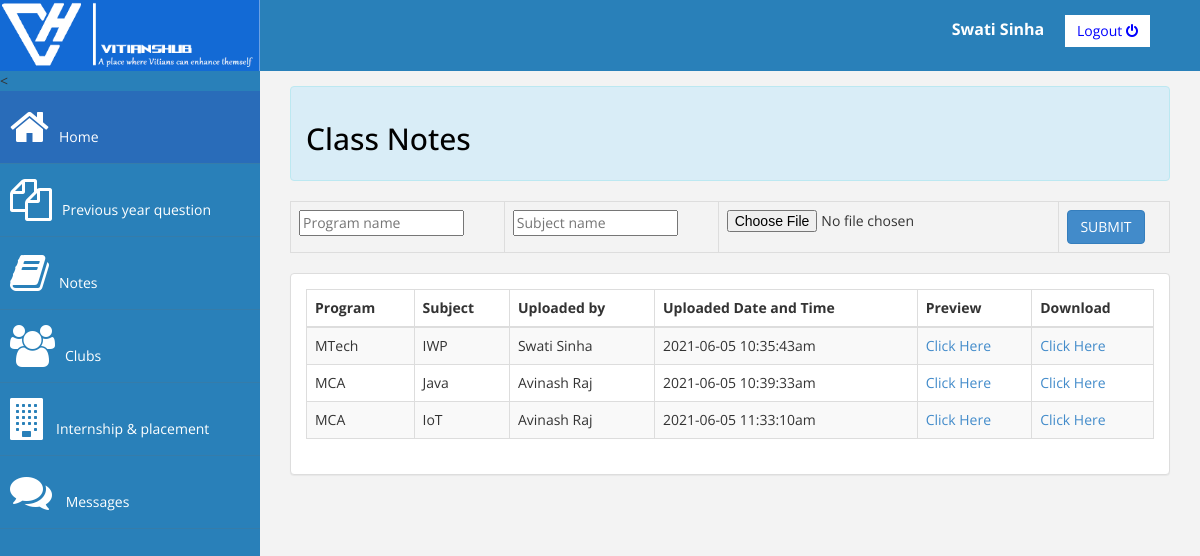
The page /notes.php (signed in) on the database its author committed.
### tables this page shows
CREATE TABLE `user` (
  `userid` int(11) NOT NULL,
  `username` varchar(50) NOT NULL,
  `name` varchar(20) NOT NULL,
  `password` varchar(25) NOT NULL
);

CREATE TABLE `notes` (
  `id` int(11) NOT NULL,
  `program` varchar(200) NOT NULL,
  `subject` varchar(200) NOT NULL,
  `owner` varchar(200) NOT NULL,
  `date` varchar(200) NOT NULL,
  `link` varchar(200) NOT NULL
);

### notes.php (the view, shortened to what this page needs)
<?php
   include('config.php');
   $uquery=mysqli_query($con,"SELECT * FROM `user` WHERE userid='".$_SESSION['userid']."'");
   $urow=mysqli_fetch_assoc($uquery);
   $query="select * from notes";
   $result=mysqli_query($con,$query);
   ?>
<!DOCTYPE html>
<html >
   <head>
      <link href="assets/css/bootstrap.css" rel="stylesheet" />
      <link rel="stylesheet" href="https://cdnjs.cloudflare.com/ajax/libs/font-awesome/4.7.0/css/font-awesome.min.css">
      <link href="assets/css/custom.css" rel="stylesheet" />
   </head>
   <body>
      <div id="wrapper">
         <img style="width: 260px; id="logo" src="assets/image/logo2.png" alt="logo"  />
         <div style="color: white;padding: 15px 50px 5px 50px; float: right; font-size: 16px;">
            <strong><?php echo $urow['name'];?></strong> &nbsp;&nbsp;&nbsp;
            <a href="logout.php" class="btn btn-danger square-btn-adjust">Logout
            <i class="fa fa-power-off fa-1x"></i>
            </a>
         </div>
         <nav class="navbar-default navbar-side" role="navigation">
            <div class="sidebar-collapse">
               <
               <ul class="nav" id="main-menu">
                  <li>
                     <a class="active-menu"  href="dashboard.php"><i class="fa fa-home fa-3x"></i>Home</a>
                  </li>
                  <li>
                     <a  href="questions_paper.php"><i class="fa fa-copy fa-3x"></i>Previous year question</a>
                  </li>
                  <li>
                     <a  href="notes.php"><i class="fa fa-book fa-3x"></i>Notes</a>
                  </li>
                  <li>
                     <a  href="club.php"><i class="fa fa-users fa-3x"></i>Clubs</a>
                  </li>
                  <li>
                     <a  href="placement.php"><i class="fa fa-building fa-3x"></i>Internship & placement</a>
                  </li>
                  <li  >
                     <a   href="messages.php"><i class="fa fa-comments fa-3x" ></i> Messages</a>
                  </li>
               </ul>
            </div>
         </nav>
         <div id="page-wrapper" >
            <div class="alert alert-info">
               <h2 style="color:black;">Class Notes</h2>
            </div>
            <div class="table-responsive">
               <table cellpadding="0" cellspacing="0" border="0" class="table table-bordered">
                  <form action="uploadnotes.php" method="post" enctype="multipart/form-data">
                     <td><input type="text" name="program" class="text"  required="required" placeholder="Program name"></td>
                     <td><input type="text" name="subject" class="text"  required="required" placeholder="Subject name"></td>
                     <td><input type="file" name="file" id="file"  required="required"></td>
                     <td><input type="submit" class="btn btn-primary" value="SUBMIT" name="submit">
                  </form>
               </table>
            </div>
            <div class="col-md-18">
               <div class="container-fluid" style="margin-top:0px;">
                  <div class = "row">
                     <div class="panel panel-default">
                        <div class="panel-body">
                           <div class="table-responsive">
                              <table class="table table-striped table-bordered table-hover" id="dataTables-example">
                                 <thead>
                                    <tr>
                                       <th>Program</th>
                                       <th>Subject</th>
                                       <th>Uploaded by</th>
                                       <th>Uploaded Date and Time</th>
                                       <th>Preview</th>
                                       <th>Download</th>
                                    </tr>
                                 </thead>
                                 <tbody>
                                    <?php
                                       while($row=mysqli_fetch_array($result))
                                       {
                                       ?>
                                    <tr>
                                       <td><?php echo $row['program']; ?></td>
                                       <td><?php echo $row['subject']; ?></td>
                                       <td><?php echo $row['owner']; ?></td>
                                       <td><?php echo $row['date']; ?></td>
                                       <td><a  href="<?php echo $row['link']; ?>">Click Here </a></td>
                                       <td><a  href="download.php?path=<?php echo $row['link']; ?>">Click Here </a></td>
                                    </tr>
                                    <?php } ?>
                                 </tbody>
                              </table>
                           </div>
                        </div>
                     </div>
                  </div>
               </div>
            </div>
         </div>
      </div>
   </body>
</html>

### assets/css/custom.css (style rules this page uses)
body { font-family: 'Open Sans', sans-serif; }
#wrapper { width: 100%; background:#2980B9; }
#page-wrapper { padding: 15px 15px; min-height: 600px; background:#F3F3F3; }
h2 { color: #f00; }
.square-btn-adjust { border: 0px solid transparent; -webkit-border-radius: 0px; -moz-border-radius: 0px; border-radius: 0px; }
.active-menu { background-color:#296cb9!important; }
.sidebar-collapse , .sidebar-collapse .nav { background:none; }
.sidebar-collapse .nav { padding:0; }
.sidebar-collapse .nav > li > a { color:#fff; background:#2980B9; text-shadow:none; }
.sidebar-collapse > .nav > li > a { padding:15px 10px; }
.sidebar-collapse > .nav > li { border-bottom: 1px solid rgba(107, 108, 109, 0.19); }
.navbar-side { border:none; background-color: #2980B9; }
.navbar-default { border:0px solid black; }
.nav > li > a > i { margin-right:10px; }
@media (min-width:768px) { #page-wrapper { margin: 0 0 0 260px; padding: 15px 30px; min-height: 1200px; } }
@media (min-width:768px) { .navbar-side { z-index: 1; position: absolute; width: 260px; } }

### rows shown on the page
user: name "Swati Sinha"
notes: program "MTech", subject "IWP", owner "Swati Sinha", date "2021-06-05 10:35:43am"
notes: program "MCA", subject "Java", owner "Avinash Raj", date "2021-06-05 10:39:33am"
notes: program "MCA", subject "IoT", owner "Avinash Raj", date "2021-06-05 11:33:10am"
